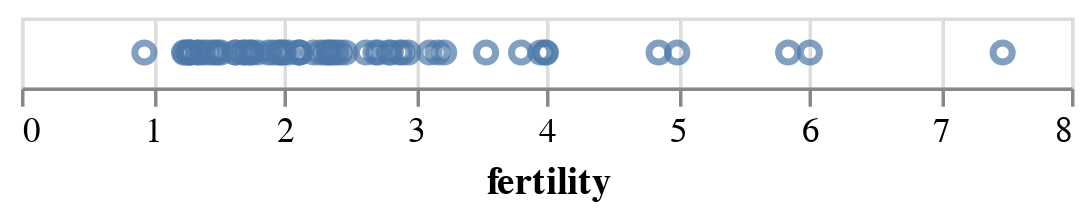

Source (notebook cell):
### Markdown cell above
`x`は、視覚記号のx座標を設定します。軸とタイトルはデフォルトで表示されます。量的尺度を選択すると、軸のスケールが連続した直線になります。

### Code cell
alt.Chart(data2000).mark_point().encode(
    alt.X('fertility:Q')
)

### Figure 1 — Vega-Lite specification as saved in the notebook (floating-point values rounded to 4 significant figures)
{"config": {"view": {"continuousWidth": 300, "continuousHeight": 300}}, "data": {"name": "data-fdeb0b749a6385830bd1445d39ad6ea0"}, "mark": {"type": "point"}, "encoding": {"x": {"field": "fertility", "type": "quantitative"}}, "$schema": "https://vega.github.io/schema/vega-lite/v5.8.0.json", "datasets": {"data-fdeb0b749a6385830bd1445d39ad6ea0": [{"year": 2000, "country": "Afghanistan", "cluster": 0, "pop": 23898198, "life_expect": 42.13, "fertility": 7.479}, {"year": 2000, "country": "Argentina", "cluster": 3, "pop": 37497728, "life_expect": 74.34, "fertility": 2.35}, {"year": 2000, "country": "Aruba", "cluster": 3, "pop": 69539, "life_expect": 73.45, "fertility": 2.124}, {"year": 2000, "country": "Australia", "cluster": 4, "pop": 19164620, "life_expect": 80.37, "fertility": 1.756}, {"year": 2000, "country": "Austria", "cluster": 1, "pop": 8113413, "life_expect": 78.98, "fertility": 1.382}, {"year": 2000, "country": "Bahamas", "cluster": 3, "pop": 290075, "life_expect": 71.07, "fertility": 2.111}, {"year": 2000, "country": "Bangladesh", "cluster": 0, "pop": 130406594, "life_expect": 62.01, "fertility": 3.224}, {"year": 2000, "country": "Barbados", "cluster": 3, "pop": 273483, "life_expect": 75.97, "fertility": 1.5}, {"year": 2000, "country": "Belgium", "cluster": 1, "pop": 10263618, "life_expect": 78.32, "fertility": 1.638}, {"year": 2000, "country": "Bolivia", "cluster": 3, "pop": 8152620, "life_expect": 63.88, "fertility": 3.958}, {"year": 2000, "country": "Brazil", "cluster": 3, "pop": 175552771, "life_expect": 71.01, "fertility": 2.345}, {"year": 2000, "country": "Canada", "cluster": 3, "pop": 31278097, "life_expect": 79.77, "fertility": 1.522}, {"year": 2000, "country": "Chile", "cluster": 3, "pop": 15153450, "life_expect": 77.86, "fertility": 2.0}, {"year": 2000, "country": "China", "cluster": 4, "pop": 1262645000, "life_expect": 72.03, "fertility": 1.7}, {"year": 2000, "country": "Colombia", "cluster": 3, "pop": 39685655, "life_expect": 71.68, "fertility": 2.47}, {"year": 2000, "country": "Costa Rica", "cluster": 3, "pop": 3710558, "life_expect": 78.12, "fertility": 2.281}, {"year": 2000, "country": "Croatia", "cluster": 1, "pop": 4410830, "life_expect": 74.88, "fertility": 1.348}, {"year": 2000, "country": "Cuba", "cluster": 3, "pop": 11134273, "life_expect": 77.16, "fertility": 1.63}, {"year": 2000, "country": "Dominican Republic", "cluster": 3, "pop": 8385828, "life_expect": 70.85, "fertility": 2.95}, {"year": 2000, "country": "Ecuador", "cluster": 3, "pop": 12505204, "life_expect": 74.17, "fertility": 2.817}, {"year": 2000, "country": "Egypt", "cluster": 5, "pop": 70492342, "life_expect": 69.81, "fertility": 3.174}, {"year": 2000, "country": "El Salvador", "cluster": 3, "pop": 6122515, "life_expect": 70.73, "fertility": 2.883}, {"year": 2000, "country": "Finland", "cluster": 1, "pop": 5168595, "life_expect": 78.37, "fertility": 1.754}, {"year": 2000, "country": "France", "cluster": 1, "pop": 59381628, "life_expect": 79.59, "fertility": 1.883}, {"year": 2000, "country": "Georgia", "cluster": 1, "pop": 4777209, "life_expect": 70.48, "fertility": 1.478}, {"year": 2000, "country": "Germany", "cluster": 1, "pop": 82187909, "life_expect": 78.67, "fertility": 1.346}, {"year": 2000, "country": "Greece", "cluster": 1, "pop": 10559110, "life_expect": 78.26, "fertility": 1.277}, {"year": 2000, "country": "Grenada", "cluster": 3, "pop": 89312, "life_expect": 67.75, "fertility": 2.429}, {"year": 2000, "country": "Haiti", "cluster": 3, "pop": 7306302, "life_expect": 58.14, "fertility": 4.0}, {"year": 2000, "country": "Hong Kong", "cluster": 4, "pop": 6658720, "life_expect": 81.5, "fertility": 0.94}, {"year": 2000, "country": "Iceland", "cluster": 1, "pop": 281043, "life_expect": 80.5, "fertility": 1.993}, {"year": 2000, "country": "India", "cluster": 0, "pop": 1007702000, "life_expect": 62.88, "fertility": 3.113}, {"year": 2000, "country": "Indonesia", "cluster": 4, "pop": 206265000, "life_expect": 68.59, "fertility": 2.376}, {"year": 2000, "country": "Iran", "cluster": 5, "pop": 65660289, "life_expect": 69.45, "fertility": 2.124}, {"year": 2000, "country": "Iraq", "cluster": 5, "pop": 22675617, "life_expect": 57.05, "fertility": 4.858}, {"year": 2000, "country": "Ireland", "cluster": 1, "pop": 3791690, "life_expect": 77.78, "fertility": 1.969}, {"year": 2000, "country": "Israel", "cluster": 5, "pop": 5842454, "life_expect": 79.7, "fertility": 2.906}, {"year": 2000, "country": "Italy", "cluster": 1, "pop": 57719337, "life_expect": 80.24, "fertility": 1.286}, {"year": 2000, "country": "Jamaica", "cluster": 3, "pop": 2615467, "life_expect": 72.05, "fertility": 2.628}, {"year": 2000, "country": "Japan", "cluster": 4, "pop": 126699784, "life_expect": 82.0, "fertility": 1.291}, {"year": 2000, "country": "Kenya", "cluster": 2, "pop": 29985839, "life_expect": 50.99, "fertility": 5.0}, {"year": 2000, "country": "South Korea", "cluster": 4, "pop": 21647682, "life_expect": 66.66, "fertility": 1.917}, {"year": 2000, "country": "North Korea", "cluster": 4, "pop": 47351083, "life_expect": 77.05, "fertility": 1.242}, {"year": 2000, "country": "Lebanon", "cluster": 5, "pop": 3578036, "life_expect": 71.03, "fertility": 2.319}, {"year": 2000, "country": "Mexico", "cluster": 3, "pop": 99926620, "life_expect": 74.9, "fertility": 2.401}, {"year": 2000, "country": "Netherlands", "cluster": 1, "pop": 15907853, "life_expect": 78.53, "fertility": 1.726}, {"year": 2000, "country": "New Zealand", "cluster": 4, "pop": 3819762, "life_expect": 79.11, "fertility": 1.964}, {"year": 2000, "country": "Nigeria", "cluster": 2, "pop": 114306700, "life_expect": 46.61, "fertility": 5.845}, {"year": 2000, "country": "Norway", "cluster": 1, "pop": 4492400, "life_expect": 79.05, "fertility": 1.801}, {"year": 2000, "country": "Pakistan", "cluster": 0, "pop": 146342958, "life_expect": 63.61, "fertility": 3.994}, {"year": 2000, "country": "Peru", "cluster": 3, "pop": 25979722, "life_expect": 69.91, "fertility": 2.7}, {"year": 2000, "country": "Philippines", "cluster": 4, "pop": 79739825, "life_expect": 70.3, "fertility": 3.544}, {"year": 2000, "country": "Poland", "cluster": 1, "pop": 38654164, "life_expect": 74.67, "fertility": 1.251}, {"year": 2000, "country": "Portugal", "cluster": 1, "pop": 10335597, "life_expect": 77.29, "fertility": 1.454}, {"year": 2000, "country": "Rwanda", "cluster": 2, "pop": 7507056, "life_expect": 43.41, "fertility": 6.01}, {"year": 2000, "country": "Saudi Arabia", "cluster": 5, "pop": 23153090, "life_expect": 71.63, "fertility": 3.81}, {"year": 2000, "country": "South Africa", "cluster": 2, "pop": 44066197, "life_expect": 53.37, "fertility": 2.802}, {"year": 2000, "country": "Spain", "cluster": 1, "pop": 40016081, "life_expect": 79.78, "fertility": 1.287}, {"year": 2000, "country": "Switzerland", "cluster": 1, "pop": 7266920, "life_expect": 80.62, "fertility": 1.415}, {"year": 2000, "country": "Turkey", "cluster": 1, "pop": 65666677, "life_expect": 70.84, "fertility": 2.23}, {"year": 2000, "country": "United Kingdom", "cluster": 1, "pop": 59522468, "life_expect": 78.47, "fertility": 1.695}, {"year": 2000, "country": "United States", "cluster": 3, "pop": 282338631, "life_expect": 77.31, "fertility": 2.038}, {"year": 2000, "country": "Venezuela", "cluster": 3, "pop": 23542649, "life_expect": 72.77, "fertility": 2.723}]}}
